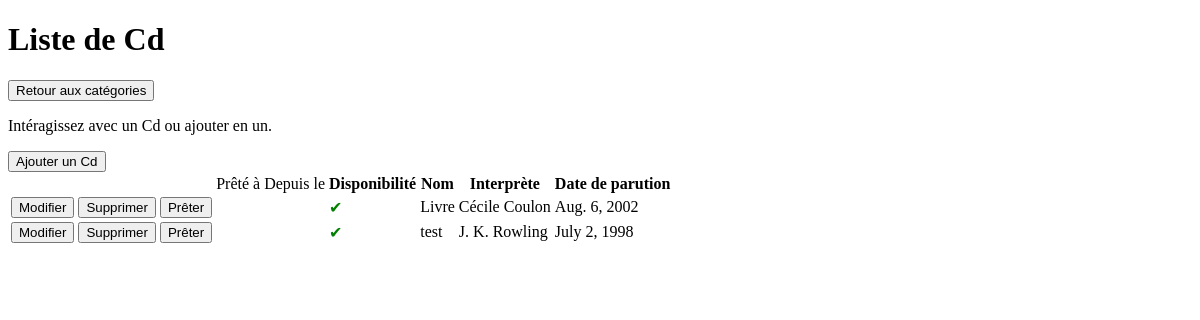
The app's page /gestion/liste/Cd/ (signed in), older data.
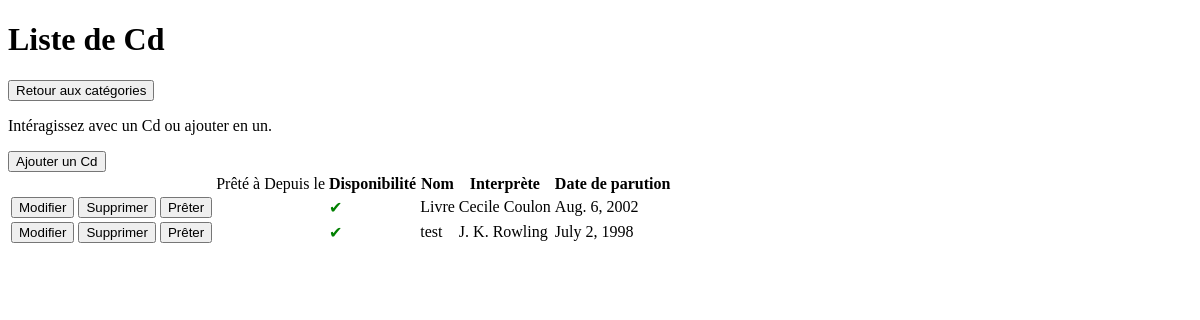
The same page, newer data.
### gestion/models.py (models this page shows, shortened)
class Item(models.Model):
    name = models.CharField(max_length=100, )
    parution = models.DateField()
    available = models.BooleanField(default=True)
    CAT_CHOICES = {
        'Livre': 'Livre',
        'Cd': 'Cd',
        'Dvd': 'Dvd',
        'Tabletop': 'Tabletop',
    }
    category = models.CharField(choices=CAT_CHOICES, max_length=100)
    class Meta:
        ordering = ['name']
        unique_together = ('name', 'category')

class Cd(Item):
    interpreter = models.CharField(max_length=100)

class Item(models.Model):
    name = models.CharField(max_length=100, )
    parution = models.DateField()
    available = models.BooleanField(default=True)
    CAT_CHOICES = {
        'Livre': 'Livre',
        'Cd': 'Cd',
        'Dvd': 'Dvd',
        'Tabletop': 'Tabletop',
    }
    category = models.CharField(choices=CAT_CHOICES, max_length=100)
    class Meta:
        ordering = ['name']
        unique_together = ('name', 'category')

### gestion/views.py (the view)
# urls.py: path('liste/<cat>/', views.item_lists, name='item_lists'),
@login_required
def item_lists(request, cat):
    category = Item.CAT_CHOICES[cat]
    c = category.lower()
    m = ContentType.objects.get(model=c)
    model = m.model_class()
    items = model.objects.all()
    loans = Loan.objects.all()
    return render(request, 'gestion/item/lists.html',
                  {'cat': category, 'items': items, 'loans': loans})

### templates/gestion/item/lists.html (shortened to what this page needs)
<!DOCTYPE html>
<html lang="fr">
    <head>
    </head>
    <body>
        <h1>Liste de {{ cat }}</h1>
        <p><a href={% url 'cat_list' %}>
            <input type="button" value="Retour aux catégories"/>
        </a></p>
        <p>Intéragissez avec un {{ cat }} ou ajouter en un.</p>
        <a href="{% url 'add_item' cat=cat %}">
            <input type="button" value="Ajouter un {{ cat }}"/>
        </a>
        <table>
            <thead>
                <tr>
                    <th></th>
                    <th></th>
                    {% if cat != 'Jeu de plateau' %}
                        <th></th>
                        <td>Prêté à</td>
                        <td>Depuis le</td>
                        <th>Disponibilité</th>
                    {% endif %}
                    <th>Nom</th>
                    <th>
                        {% if cat == 'Livre' %}
                            Auteur
                        {% elif cat == 'Cd' %}
                            Interprète
                        {% elif cat == 'Dvd' %}
                            Réalisateur
                        {% elif cat == 'Tabletop' %}
                            Éditeur
                        {% endif %}
                    </th>
                    <th>Date de parution</th>
                </tr>
            </thead>
            <tbody>
                {% for item in items %}
                    <tr>
                        <td><a href="{% url 'edit_item' cat=cat id=item.id %}">
                            <input type="button" value="Modifier"/>
                        </a></td>
                        <td><a href="{% url 'del_item' cat=cat id=item.id %}">
                            <input type="button" value="Supprimer"/>
                        </a></td>
                        {% if cat != "Jeu de plateau" %}
                            {% if item.available %}
                                <td><a href="{% url 'lend_item' cat=cat id=item.id %}">
                                    <input type="button" value="Prêter"/>
                                </a></td>
                                <td></td>
                                <td></td>
                                {% endif %}
                            {% if item.available %}
                                <td><span style="color:green">&#x2714;</span></td>
                            {% else %}
                                <td><span style="color:red">&#x2718;</span></td>
                            {% endif %}
                        {% endif %}
                        <td>{{ item.name }}</td>
                        <td>
                            {% if cat == 'Livre' %}
                                {{ item.author }}
                            {% elif cat == 'Cd' %}
                                {{ item.interpreter }}
                            {% elif cat == 'Dvd' %}
                                {{ item.realisator }}
                            {% elif cat == 'Tabletop' %}
                                {{ item.creator }}
                            {% endif %}
                        </td>
                        <td>{{ item.parution }}</td>
                    </tr>
                {% endfor %}
            </tbody>
        </table>
    </body>
</html>

Row changes from the older to the newer data that the page shows:
changed Cd "Livre": interpreter "Cécile Coulon" → "Cecile Coulon"
